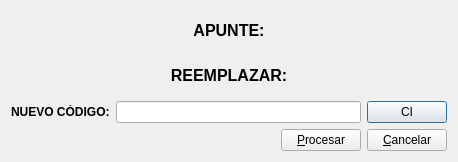
<ui version="4.0" >
 <author>José Manuel Díez Botella</author>
 <class>cambiacipase</class>
 <widget class="QDialog" name="cambiacipase" >
  <property name="geometry" >
   <rect>
    <x>0</x>
    <y>0</y>
    <width>458</width>
    <height>162</height>
   </rect>
  </property>
  <property name="windowTitle" >
   <string>Cambiar CI en apunte contable</string>
  </property>
  <layout class="QVBoxLayout" name="verticalLayout" >
   <item>
    <widget class="QLabel" name="textLabel1" >
     <property name="font" >
      <font>
       <pointsize>12</pointsize>
       <weight>75</weight>
       <bold>true</bold>
      </font>
     </property>
     <property name="text" >
      <string>APUNTE:</string>
     </property>
     <property name="alignment" >
      <set>Qt::AlignCenter</set>
     </property>
     <property name="wordWrap" >
      <bool>false</bool>
     </property>
    </widget>
   </item>
   <item>
    <widget class="QLabel" name="textLabel2" >
     <property name="font" >
      <font>
       <pointsize>12</pointsize>
       <weight>75</weight>
       <bold>true</bold>
      </font>
     </property>
     <property name="text" >
      <string>REEMPLAZAR:</string>
     </property>
     <property name="alignment" >
      <set>Qt::AlignCenter</set>
     </property>
     <property name="wordWrap" >
      <bool>false</bool>
     </property>
    </widget>
   </item>
   <item>
    <layout class="QHBoxLayout" name="horizontalLayout" >
     <item>
      <widget class="QLabel" name="textLabel3" >
       <property name="text" >
        <string>&lt;b>NUEVO CÓDIGO:&lt;/b></string>
       </property>
       <property name="wordWrap" >
        <bool>false</bool>
       </property>
      </widget>
     </item>
     <item>
      <widget class="QLineEdit" name="codigolineEdit" />
     </item>
     <item>
      <widget class="QPushButton" name="cipushButton" >
       <property name="text" >
        <string>CI</string>
       </property>
      </widget>
     </item>
    </layout>
   </item>
   <item>
    <layout class="QHBoxLayout" >
     <property name="spacing" >
      <number>6</number>
     </property>
     <property name="margin" >
      <number>0</number>
     </property>
     <item>
      <spacer>
       <property name="orientation" >
        <enum>Qt::Horizontal</enum>
       </property>
       <property name="sizeType" >
        <enum>QSizePolicy::Expanding</enum>
       </property>
       <property name="sizeHint" stdset="0" >
        <size>
         <width>101</width>
         <height>20</height>
        </size>
       </property>
      </spacer>
     </item>
     <item>
      <widget class="QPushButton" name="procesarpushButton" >
       <property name="text" >
        <string>&amp;Procesar</string>
       </property>
       <property name="shortcut" >
        <string>Alt+P</string>
       </property>
      </widget>
     </item>
     <item>
      <widget class="QPushButton" name="cancelarpushButton" >
       <property name="text" >
        <string>&amp;Cancelar</string>
       </property>
       <property name="shortcut" >
        <string>Alt+C</string>
       </property>
      </widget>
     </item>
    </layout>
   </item>
  </layout>
 </widget>
 <layoutdefault spacing="6" margin="11" />
 <pixmapfunction>qPixmapFromMimeSource</pixmapfunction>
 <resources/>
 <connections>
  <connection>
   <sender>cancelarpushButton</sender>
   <signal>clicked()</signal>
   <receiver>cambiacipase</receiver>
   <slot>reject()</slot>
   <hints>
    <hint type="sourcelabel" >
     <x>20</x>
     <y>20</y>
    </hint>
    <hint type="destinationlabel" >
     <x>20</x>
     <y>20</y>
    </hint>
   </hints>
  </connection>
 </connections>
</ui>
